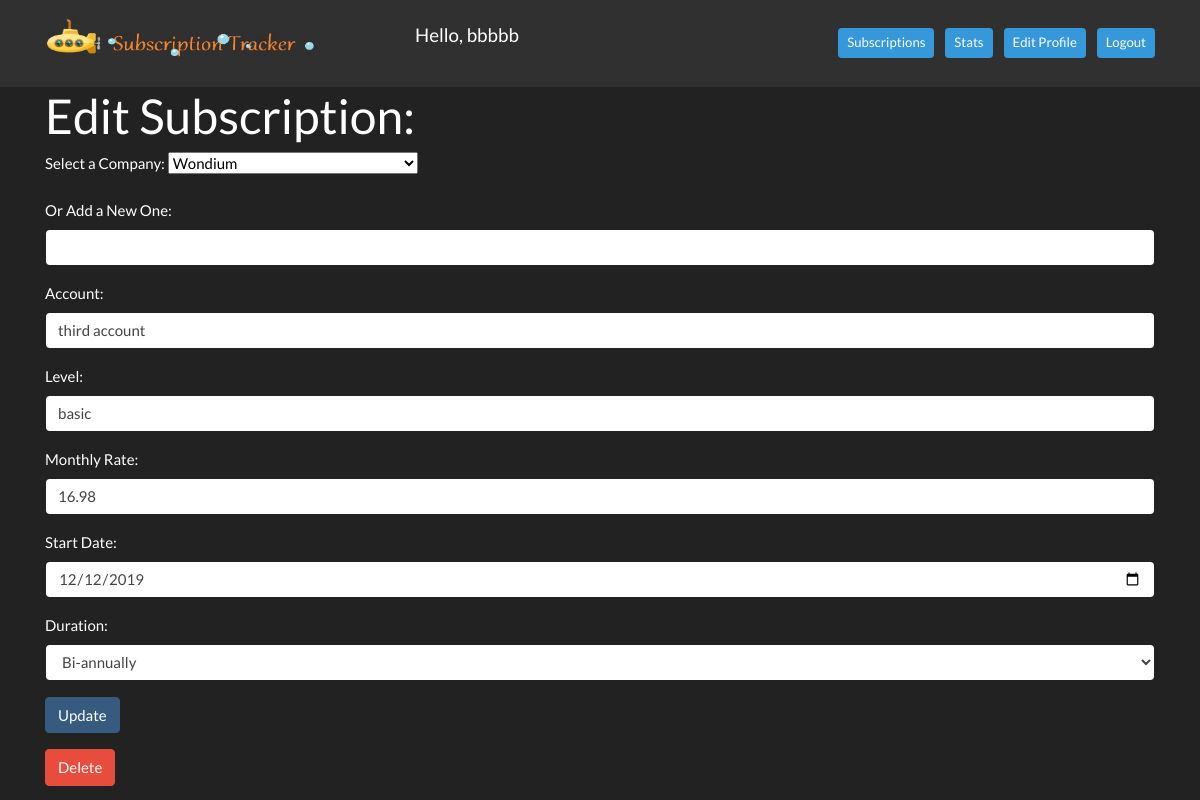
The page /edit_subscription/26 (signed in) on the database its author committed.
### group_app/models.py (models this page shows)
class User(models.Model):
    first_name = models.CharField(max_length=255)
    last_name = models.CharField(max_length=255)
    email = models.EmailField(max_length=255)
    password = models.CharField(max_length=255)
    updated_at = models.DateTimeField(auto_now=True)
    created_at = models.DateTimeField(auto_now_add = True)
    objects = UserManager()

class Subscription(models.Model): #company's / user's subscriptions
    user = models.ForeignKey(
        User,
        related_name = "subscriptions",
        on_delete = models.CASCADE
    )
    company = models.ForeignKey(
        Company,
        related_name = "company_subscriptions",
        on_delete = models.CASCADE
    )
    account = models.CharField(max_length = 255) #for different accounts from same company
    level = models.CharField(max_length = 255) # for premium, basic, first tier etc
    monthly_rate = models.DecimalField(decimal_places=2, max_digits=9)
    start_date = models.DateField()#can be selected from a clickable calender to deal with formatting
    renew_by_date = models.DateField(null=True, blank=True)
    duration = models.CharField(max_length = 255) #can select from dropdown? auto-renew, 12-month, etc
    updated_at = models.DateTimeField(auto_now=True)
    created_at = models.DateTimeField(auto_now_add = True)
    objects = SubscriptionManager()#use to validate subscription data

class Company(models.Model): #one-to-many with photos, subscriptions
    company_name = models.CharField(max_length=255)
    entered_by_admin = models.BooleanField(default=False)
    url = models.TextField(null=True, blank=True)#made text field in case urls are very long
    image_src = models.TextField(default="no_img_available.jpg", null=True, blank=True)#made text field in case img urls are very long
    image_alt = models.CharField(default="no image available",max_length=255, null=True, blank=True)
    updated_at = models.DateTimeField(auto_now=True)
    created_at = models.DateTimeField(auto_now_add = True)

### group_app/views.py (the view)
# urls.py: path('edit_subscription/<int:subscription_id>', views.edit_subscription),
def edit_subscription(request, subscription_id):
    if 'user_id' in request.session:
        logged_user = User.objects.get(id=request.session['user_id'])
        subscription_to_edit = Subscription.objects.get(id=subscription_id)
        if subscription_to_edit.user == logged_user:
            all_companies = Company.objects.filter(entered_by_admin=True).order_by("company_name")
            context = {
                'logged_user': logged_user,
                'subscription_to_edit': subscription_to_edit,
                'all_companies': all_companies,
            }
            return render(request, "editSubscription.html", context)
        return redirect("/subscriptions/sd/1")
    return redirect("/")

### group_app/templates/editSubscription.html (shortened to what this page needs)
<!DOCTYPE html>
<head>
    {% load static %}
    <link rel="stylesheet" href="https://cdn.jsdelivr.net/npm/bootswatch@4.5.2/dist/darkly/bootstrap.min.css">
</head>
<body>
    <nav class="navbar navbar-expand-lg navbar-dark bg-dark">
        <div class="container">
            <a href="/subscriptions/sd/1">
                <img id="logo" src="{% static 'logo_dark_grey_bg.jpg' %}" alt="subscription tracker logo" style="width:270px;height:50px; padding-bottom: 10px; margin-right: 100px;">
            </a>
            <p class="navbar-brand" >Hello, {{ logged_user.first_name }}</p>
            <div class="collapse navbar-collapse" id="navbarText">
                <span class="navbar-text">
                        <a href="/subscriptions/sd/1" role="button"
                        class="btn btn-sm btn-info ml-2 text-white">Subscriptions</a>
                        <a href="/stats/{{ logged_user.subscriptions.first.id }}" role="button"
                        class="btn btn-sm btn-info ml-2 text-white">Stats</a>
                        <a href="/user_account" role="button"
                        class="btn btn-sm btn-info ml-2 text-white">Edit Profile</a>
                        </a> <a href="/logout" role="button"
                        class="btn btn-sm btn-info ml-2 text-white">Logout</a>
                </span>
            </div>
        </div>
    </nav>
    <div class="container">
        <h1>Edit Subscription:</h1>
        <form action="/process_edit_subscription/{{ subscription_to_edit.id }}" method="POST">
            {% if subscription_to_edit.company.entered_by_admin %}
                <div class="form-group">
                    <label for='company_id'>Select a Company:</label>
                    <select name="company_id">
                        <option value="{{ subscription_to_edit.company.id }}">{{ subscription_to_edit.company.company_name }}</option>
                    </select>
                </div>
                <div class="form-group">
                    <label for='company_name'>Or Add a New One:</label>
                    <input type="text" name="company_name" id='company_name' class='form-control'>
                </div>
            {% endif %}
            <div class="form-group">
                <label for='account'>Account:</label>
                <input type="text" name="account" id='account' class='form-control' value="{{ subscription_to_edit.account }}">
            </div>
            <div class="form-group">
                <label for='level'>Level:</label>
                <input type="text" name="level" id='level' class='form-control' value="{{ subscription_to_edit.level }}">
            </div>
            <div class="form-group">
                <label for='monthly_rate'>Monthly Rate:</label>
                <input type="text" name="monthly_rate" id='monthly_rate' class='form-control' value="{{ subscription_to_edit.monthly_rate }}">
            </div>
            <div class="form-group">
                <label for='start_date'>Start Date:</label>
                <input type="date" name="start_date" id='start_date' class='form-control' value="{{ subscription_to_edit.start_date|date:"Y-m-d"  }}">
            </div>
            <div class="form-group">
                <label for='duration'>Duration:</label>
                <select name="duration" id='duration' class='form-control'>
                    <option value="{{ subscription_to_edit.duration }}">{{ subscription_to_edit.duration }}</option>
                </select>
            </div>
            <div class="form-group">
                <button class='btn btn-primary' type="submit">Update</button>
            </div>
        </form>
        <form action="/delete_subscription" method="POST">
            <button type="submit" class="btn btn-danger">Delete</button>
        </form>
    </div>
</body>
</html>

### rows shown on the page
User: first_name "bbbbb"
Subscription: company_id "Wondium", account "third account", level "basic", monthly_rate "16.98", start_date "12/12/2019", duration "Bi-annually"
